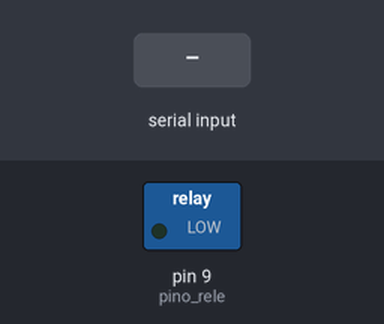
The sketch below on a simulated Arduino Uno, built with avr-gcc and run on an emulated ATmega328P. Parts: switched loads named in the sketch (green lamp = pin HIGH). The inputs (shaded band) are chosen by the test bench.

Above: at 1.2 s.
1.3 s: "A" received over Serial
At 1.7 s:
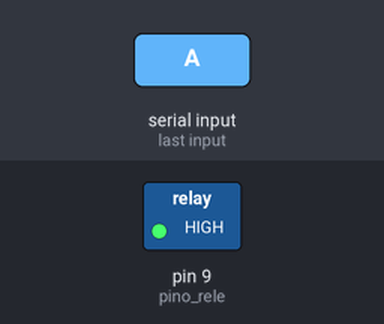
2.8 s: "D" received over Serial
At 4.1 s:
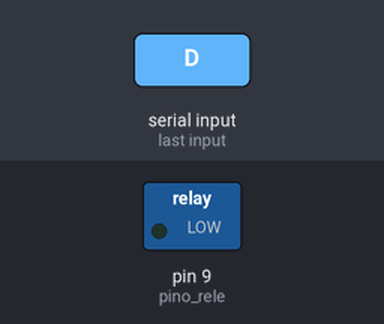
Timing chart, 0 to 5.8 s (numbered marks = the images above; inputs shaded):
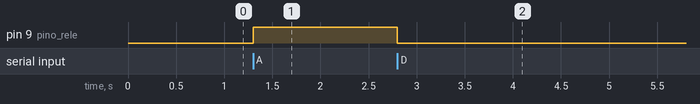

The sketch:

rele.ino
```cpp
// DEFINIÇÃO DE VARIÁVEIS, CONSTANTES, PINOS, ETC

const int pino_rele = 9; // Pino ao qual o Módulo Relé está conectado
int sinal_rele;          // Variável para ler dados recebidos pela serial

// ---------------------------------------------------------------------------------

// VOID SETUP - CONFIGURAÇÕES INICIAIS

void setup() {

  Serial.begin(9600);           // Inicializa a comunicação serial em 9600bps

  pinMode(pino_rele, OUTPUT);   // Seta o pino do rele como saída
  digitalWrite(pino_rele, LOW); // Seta o pino com nivel logico baixo - LOW = RELÉ LIGADO

} // FIM DO VOID SETUP

// ---------------------------------------------------------------------------------

// VOID LOOP - LOOP PRINCIPAL DO PROGRAMA

void loop() {

  // Verifica se tem algum dado na serial

  if (Serial.available() > 0) {

    sinal_rele = Serial.read();      // Variável sinal_rele recebe o que o usuário digitar na porta serial

    if (sinal_rele == 'A') {         // Se for A:
      digitalWrite(pino_rele, HIGH); // Aciona o pino - HIGH = RELÉ DESLIGADO
    }

    if (sinal_rele == 'D') {         // Se for D
      digitalWrite(pino_rele, LOW);  // Desativa o pino - LOW = RELÉ LIGADO
    }

  }

} // FIM DO VOID LOOP

// ---------------------------------------------------------------------------------
```

Measured:
- after the input at 1.3 s, pin 9 (pino_rele): LOW → HIGH at once
- after the input at 2.8 s, pin 9 (pino_rele): HIGH → LOW at once
